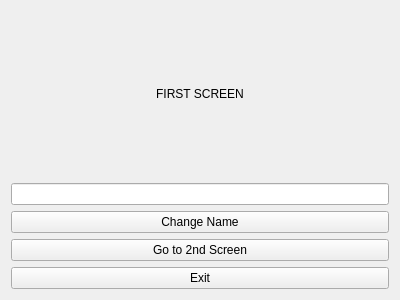
<?xml version="1.0" encoding="UTF-8"?>
<ui version="4.0">
 <class>Frame</class>
 <widget class="QFrame" name="Frame">
  <property name="geometry">
   <rect>
    <x>0</x>
    <y>0</y>
    <width>400</width>
    <height>300</height>
   </rect>
  </property>
  <property name="windowTitle">
   <string>Frame</string>
  </property>
  <layout class="QVBoxLayout" name="verticalLayout_2">
   <item>
    <layout class="QVBoxLayout" name="verticalLayout">
     <item>
      <widget class="QLabel" name="name_label">
       <property name="text">
        <string>FIRST SCREEN</string>
       </property>
       <property name="alignment">
        <set>Qt::AlignCenter</set>
       </property>
      </widget>
     </item>
     <item>
      <widget class="QLineEdit" name="name_line_edit"/>
     </item>
     <item>
      <widget class="QPushButton" name="change_name_button">
       <property name="text">
        <string>Change Name</string>
       </property>
      </widget>
     </item>
     <item>
      <widget class="QPushButton" name="go_to_second_button">
       <property name="text">
        <string>Go to 2nd Screen</string>
       </property>
      </widget>
     </item>
     <item>
      <widget class="QPushButton" name="exit_button">
       <property name="text">
        <string>Exit</string>
       </property>
      </widget>
     </item>
    </layout>
   </item>
  </layout>
 </widget>
 <resources/>
 <connections/>
</ui>
